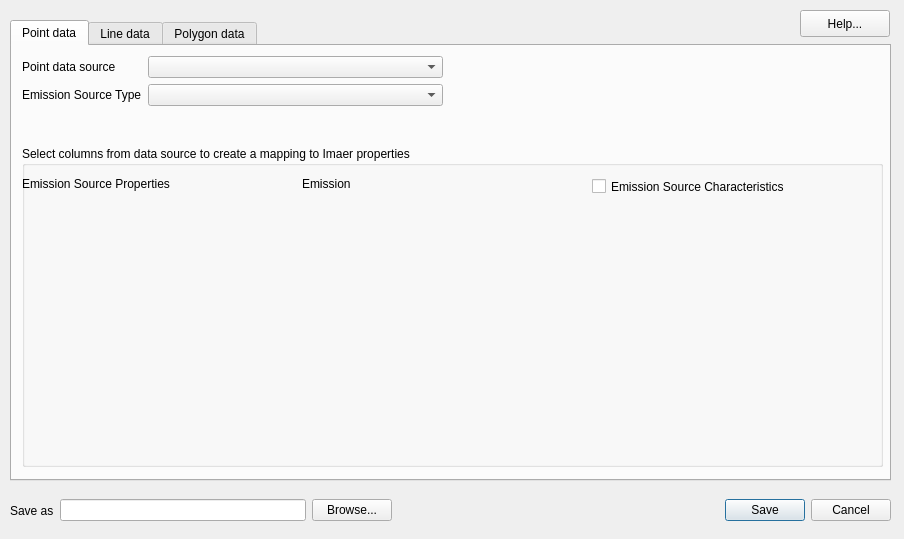
<?xml version="1.0" encoding="UTF-8"?>
<ui version="4.0">
 <class>ImaerWriterDialogBase</class>
 <widget class="QDialog" name="ImaerWriterDialogBase">
  <property name="geometry">
   <rect>
    <x>0</x>
    <y>0</y>
    <width>904</width>
    <height>539</height>
   </rect>
  </property>
  <property name="sizePolicy">
   <sizepolicy hsizetype="Fixed" vsizetype="Fixed">
    <horstretch>0</horstretch>
    <verstretch>0</verstretch>
   </sizepolicy>
  </property>
  <property name="windowTitle">
   <string>ImaerWriter</string>
  </property>
  <widget class="QTabWidget" name="dataTabs">
   <property name="geometry">
    <rect>
     <x>10</x>
     <y>20</y>
     <width>881</width>
     <height>461</height>
    </rect>
   </property>
   <property name="currentIndex">
    <number>0</number>
   </property>
   <widget class="QWidget" name="pointTab">
    <attribute name="title">
     <string>Point data</string>
    </attribute>
    <widget class="QWidget" name="formLayoutWidget_3">
     <property name="geometry">
      <rect>
       <x>10</x>
       <y>10</y>
       <width>421</width>
       <height>62</height>
      </rect>
     </property>
     <layout class="QFormLayout" name="formLayout">
      <item row="0" column="0">
       <widget class="QLabel" name="pointDataSourceLabel">
        <property name="text">
         <string>Point data source</string>
        </property>
       </widget>
      </item>
      <item row="0" column="1">
       <widget class="QComboBox" name="pointDataCombo"/>
      </item>
      <item row="1" column="0">
       <widget class="QLabel" name="emissionSourceTypeLabel">
        <property name="text">
         <string>Emission Source Type</string>
        </property>
       </widget>
      </item>
      <item row="1" column="1">
       <widget class="QComboBox" name="pointSourceTypeCombo"/>
      </item>
     </layout>
    </widget>
    <widget class="QGroupBox" name="pointGroupBox">
     <property name="geometry">
      <rect>
       <x>10</x>
       <y>100</y>
       <width>861</width>
       <height>321</height>
      </rect>
     </property>
     <property name="title">
      <string>Select columns from data source to create a mapping to Imaer properties</string>
     </property>
     <widget class="QWidget" name="pointEmissionSourceCharacteristicsWidget" native="true">
      <property name="geometry">
       <rect>
        <x>560</x>
        <y>50</y>
        <width>301</width>
        <height>251</height>
       </rect>
      </property>
      <widget class="QWidget" name="formLayoutWidget">
       <property name="geometry">
        <rect>
         <x>10</x>
         <y>0</y>
         <width>283</width>
         <height>251</height>
        </rect>
       </property>
       <layout class="QFormLayout" name="pointEmissionSourceCharacteristicsLayout">
        <property name="fieldGrowthPolicy">
         <enum>QFormLayout::AllNonFixedFieldsGrow</enum>
        </property>
       </layout>
      </widget>
     </widget>
     <widget class="QWidget" name="pointEmissionWidget" native="true">
      <property name="geometry">
       <rect>
        <x>270</x>
        <y>50</y>
        <width>291</width>
        <height>251</height>
       </rect>
      </property>
      <widget class="QWidget" name="formLayoutWidget_2">
       <property name="geometry">
        <rect>
         <x>10</x>
         <y>0</y>
         <width>271</width>
         <height>251</height>
        </rect>
       </property>
       <layout class="QFormLayout" name="pointEmissionLayout">
        <property name="fieldGrowthPolicy">
         <enum>QFormLayout::AllNonFixedFieldsGrow</enum>
        </property>
       </layout>
      </widget>
     </widget>
     <widget class="QWidget" name="verticalLayoutWidget">
      <property name="geometry">
       <rect>
        <x>-10</x>
        <y>50</y>
        <width>271</width>
        <height>271</height>
       </rect>
      </property>
      <layout class="QVBoxLayout" name="pointSourceContainerLayout"/>
     </widget>
     <widget class="QLabel" name="label_2">
      <property name="geometry">
       <rect>
        <x>280</x>
        <y>30</y>
        <width>60</width>
        <height>16</height>
       </rect>
      </property>
      <property name="text">
       <string>Emission</string>
      </property>
     </widget>
     <widget class="QLabel" name="label_4">
      <property name="geometry">
       <rect>
        <x>0</x>
        <y>30</y>
        <width>211</width>
        <height>16</height>
       </rect>
      </property>
      <property name="text">
       <string>Emission Source Properties</string>
      </property>
     </widget>
     <widget class="QCheckBox" name="pointEmissionSourceCharacteristicsCheckBox">
      <property name="geometry">
       <rect>
        <x>570</x>
        <y>30</y>
        <width>281</width>
        <height>21</height>
       </rect>
      </property>
      <property name="text">
       <string>Emission Source Characteristics</string>
      </property>
      <property name="checked">
       <bool>false</bool>
      </property>
     </widget>
    </widget>
    <widget class="QLabel" name="label_ogg">
     <property name="geometry">
      <rect>
       <x>790</x>
       <y>10</y>
       <width>71</width>
       <height>61</height>
      </rect>
     </property>
     <property name="toolTip">
      <string>OpenGeoGroep</string>
     </property>
     <property name="text">
      <string>&lt;html&gt;&lt;head/&gt;&lt;body&gt;&lt;a href=&quot;http://www.opengeogroep.nl/&quot;&gt;&lt;img src=&quot;:/plugins/ImaerReader/ogg-logo_64x64.png&quot;/&gt;&lt;/a&gt;&lt;/body&gt;&lt;/html&gt;</string>
     </property>
     <property name="openExternalLinks">
      <bool>true</bool>
     </property>
    </widget>
    <zorder>pointGroupBox</zorder>
    <zorder>formLayoutWidget_3</zorder>
    <zorder>label_ogg</zorder>
   </widget>
   <widget class="QWidget" name="lineTab">
    <attribute name="title">
     <string>Line data</string>
    </attribute>
    <widget class="QWidget" name="formLayoutWidget_4">
     <property name="geometry">
      <rect>
       <x>10</x>
       <y>10</y>
       <width>421</width>
       <height>62</height>
      </rect>
     </property>
     <layout class="QFormLayout" name="formLayout_2">
      <item row="0" column="0">
       <widget class="QLabel" name="pointDataSourceLabel_2">
        <property name="text">
         <string>Line data source</string>
        </property>
       </widget>
      </item>
      <item row="0" column="1">
       <widget class="QComboBox" name="lineDataCombo"/>
      </item>
      <item row="1" column="0">
       <widget class="QLabel" name="emissionSourceTypeLabel_2">
        <property name="text">
         <string>Emission Source Type</string>
        </property>
       </widget>
      </item>
      <item row="1" column="1">
       <widget class="QComboBox" name="lineSourceTypeCombo"/>
      </item>
     </layout>
    </widget>
    <widget class="QGroupBox" name="lineGroupBox">
     <property name="geometry">
      <rect>
       <x>10</x>
       <y>100</y>
       <width>861</width>
       <height>321</height>
      </rect>
     </property>
     <property name="title">
      <string>Select columns from data source to create a mapping to Imaer properties</string>
     </property>
     <widget class="QLabel" name="label_8">
      <property name="geometry">
       <rect>
        <x>280</x>
        <y>30</y>
        <width>60</width>
        <height>16</height>
       </rect>
      </property>
      <property name="text">
       <string>Emission</string>
      </property>
     </widget>
     <widget class="QLabel" name="label_10">
      <property name="geometry">
       <rect>
        <x>0</x>
        <y>30</y>
        <width>211</width>
        <height>16</height>
       </rect>
      </property>
      <property name="text">
       <string>Emission Source Properties</string>
      </property>
     </widget>
     <widget class="QWidget" name="verticalLayoutWidget_2">
      <property name="geometry">
       <rect>
        <x>-10</x>
        <y>50</y>
        <width>271</width>
        <height>271</height>
       </rect>
      </property>
      <layout class="QVBoxLayout" name="lineSourceContainerLayout"/>
     </widget>
     <widget class="QWidget" name="lineEmissionWidget" native="true">
      <property name="geometry">
       <rect>
        <x>270</x>
        <y>50</y>
        <width>291</width>
        <height>251</height>
       </rect>
      </property>
      <widget class="QWidget" name="formLayoutWidget_5">
       <property name="geometry">
        <rect>
         <x>10</x>
         <y>0</y>
         <width>271</width>
         <height>251</height>
        </rect>
       </property>
       <layout class="QFormLayout" name="lineEmissionLayout"/>
      </widget>
     </widget>
     <widget class="QWidget" name="lineEmissionSourceCharacteristicsWidget" native="true">
      <property name="geometry">
       <rect>
        <x>560</x>
        <y>50</y>
        <width>301</width>
        <height>251</height>
       </rect>
      </property>
      <widget class="QWidget" name="formLayoutWidget_6">
       <property name="geometry">
        <rect>
         <x>10</x>
         <y>0</y>
         <width>283</width>
         <height>251</height>
        </rect>
       </property>
       <layout class="QFormLayout" name="lineEmissionSourceCharacteristicsLayout">
        <property name="fieldGrowthPolicy">
         <enum>QFormLayout::AllNonFixedFieldsGrow</enum>
        </property>
       </layout>
      </widget>
     </widget>
     <widget class="QCheckBox" name="lineEmissionSourceCharacteristicsCheckBox">
      <property name="geometry">
       <rect>
        <x>570</x>
        <y>30</y>
        <width>281</width>
        <height>21</height>
       </rect>
      </property>
      <property name="text">
       <string>Emission Source Characteristics</string>
      </property>
      <property name="checked">
       <bool>false</bool>
      </property>
     </widget>
    </widget>
    <zorder>lineGroupBox</zorder>
    <zorder>formLayoutWidget_4</zorder>
   </widget>
   <widget class="QWidget" name="polygonTab">
    <attribute name="title">
     <string>Polygon data</string>
    </attribute>
    <widget class="QWidget" name="formLayoutWidget_7">
     <property name="geometry">
      <rect>
       <x>10</x>
       <y>10</y>
       <width>421</width>
       <height>62</height>
      </rect>
     </property>
     <layout class="QFormLayout" name="formLayout_3">
      <item row="0" column="0">
       <widget class="QLabel" name="pointDataSourceLabel_3">
        <property name="text">
         <string>Polygon data source</string>
        </property>
       </widget>
      </item>
      <item row="0" column="1">
       <widget class="QComboBox" name="polygonDataCombo"/>
      </item>
      <item row="1" column="0">
       <widget class="QLabel" name="emissionSourceTypeLabel_3">
        <property name="text">
         <string>Emission Source Type</string>
        </property>
       </widget>
      </item>
      <item row="1" column="1">
       <widget class="QComboBox" name="polygonSourceTypeCombo"/>
      </item>
     </layout>
    </widget>
    <widget class="QGroupBox" name="polygonGroupBox">
     <property name="geometry">
      <rect>
       <x>10</x>
       <y>100</y>
       <width>861</width>
       <height>321</height>
      </rect>
     </property>
     <property name="title">
      <string>Select columns from data source to create a mapping to Imaer properties</string>
     </property>
     <widget class="QLabel" name="label_11">
      <property name="geometry">
       <rect>
        <x>280</x>
        <y>30</y>
        <width>60</width>
        <height>16</height>
       </rect>
      </property>
      <property name="text">
       <string>Emission</string>
      </property>
     </widget>
     <widget class="QLabel" name="label_13">
      <property name="geometry">
       <rect>
        <x>0</x>
        <y>30</y>
        <width>211</width>
        <height>16</height>
       </rect>
      </property>
      <property name="text">
       <string>Emission Source Properties</string>
      </property>
     </widget>
     <widget class="QWidget" name="verticalLayoutWidget_3">
      <property name="geometry">
       <rect>
        <x>-10</x>
        <y>50</y>
        <width>271</width>
        <height>271</height>
       </rect>
      </property>
      <layout class="QVBoxLayout" name="polygonSourceContainerLayout"/>
     </widget>
     <widget class="QWidget" name="polygonEmissionWidget" native="true">
      <property name="geometry">
       <rect>
        <x>270</x>
        <y>50</y>
        <width>291</width>
        <height>251</height>
       </rect>
      </property>
      <widget class="QWidget" name="formLayoutWidget_8">
       <property name="geometry">
        <rect>
         <x>10</x>
         <y>0</y>
         <width>271</width>
         <height>251</height>
        </rect>
       </property>
       <layout class="QFormLayout" name="polygonEmissionLayout"/>
      </widget>
     </widget>
     <widget class="QWidget" name="polygonEmissionSourceCharacteristicsWidget" native="true">
      <property name="geometry">
       <rect>
        <x>560</x>
        <y>50</y>
        <width>301</width>
        <height>251</height>
       </rect>
      </property>
      <widget class="QWidget" name="formLayoutWidget_9">
       <property name="geometry">
        <rect>
         <x>10</x>
         <y>0</y>
         <width>283</width>
         <height>251</height>
        </rect>
       </property>
       <layout class="QFormLayout" name="polygonEmissionSourceCharacteristicsLayout">
        <property name="fieldGrowthPolicy">
         <enum>QFormLayout::AllNonFixedFieldsGrow</enum>
        </property>
       </layout>
      </widget>
     </widget>
     <widget class="QCheckBox" name="polygonEmissionSourceCharacteristicsCheckBox">
      <property name="geometry">
       <rect>
        <x>570</x>
        <y>30</y>
        <width>271</width>
        <height>21</height>
       </rect>
      </property>
      <property name="text">
       <string>Emission Source Characteristics</string>
      </property>
      <property name="checked">
       <bool>false</bool>
      </property>
     </widget>
    </widget>
    <widget class="QLabel" name="label_6">
     <property name="geometry">
      <rect>
       <x>800</x>
       <y>0</y>
       <width>71</width>
       <height>61</height>
      </rect>
     </property>
     <property name="text">
      <string>&lt;html&gt;&lt;head/&gt;&lt;body&gt;&lt;a href=&quot;http://www.opengeogroep.nl/&quot;&gt;&lt;img src=&quot;:/plugins/ImaerWriter/OGG-logo2012_zondertekst_160x160_transp.png&quot;/&gt;&lt;/a&gt;&lt;/body&gt;&lt;/html&gt;</string>
     </property>
    </widget>
    <zorder>polygonGroupBox</zorder>
    <zorder>formLayoutWidget_7</zorder>
    <zorder>label_6</zorder>
   </widget>
  </widget>
  <widget class="QWidget" name="horizontalLayoutWidget">
   <property name="geometry">
    <rect>
     <x>10</x>
     <y>490</y>
     <width>881</width>
     <height>41</height>
    </rect>
   </property>
   <layout class="QHBoxLayout" name="horizontalLayout_2">
    <item>
     <layout class="QHBoxLayout" name="horizontalLayout">
      <item>
       <widget class="QLabel" name="label">
        <property name="text">
         <string>Save as</string>
        </property>
       </widget>
      </item>
      <item>
       <widget class="QLineEdit" name="gmlFileNameBox"/>
      </item>
      <item>
       <widget class="QPushButton" name="fileBrowseButton">
        <property name="text">
         <string>Browse...</string>
        </property>
       </widget>
      </item>
      <item>
       <spacer name="horizontalSpacer">
        <property name="orientation">
         <enum>Qt::Horizontal</enum>
        </property>
        <property name="sizeHint" stdset="0">
         <size>
          <width>40</width>
          <height>20</height>
         </size>
        </property>
       </spacer>
      </item>
      <item>
       <widget class="QDialogButtonBox" name="cancel_save_button_box">
        <property name="orientation">
         <enum>Qt::Horizontal</enum>
        </property>
        <property name="standardButtons">
         <set>QDialogButtonBox::Cancel|QDialogButtonBox::Save</set>
        </property>
       </widget>
      </item>
     </layout>
    </item>
   </layout>
  </widget>
  <widget class="QPushButton" name="helpButton">
   <property name="geometry">
    <rect>
     <x>800</x>
     <y>10</y>
     <width>90</width>
     <height>27</height>
    </rect>
   </property>
   <property name="toolTip">
    <string>Show help page</string>
   </property>
   <property name="text">
    <string>Help...</string>
   </property>
  </widget>
 </widget>
 <resources>
  <include location="resources.qrc"/>
 </resources>
 <connections>
  <connection>
   <sender>cancel_save_button_box</sender>
   <signal>accepted()</signal>
   <receiver>ImaerWriterDialogBase</receiver>
   <slot>accept()</slot>
   <hints>
    <hint type="sourcelabel">
     <x>20</x>
     <y>20</y>
    </hint>
    <hint type="destinationlabel">
     <x>20</x>
     <y>20</y>
    </hint>
   </hints>
  </connection>
  <connection>
   <sender>cancel_save_button_box</sender>
   <signal>rejected()</signal>
   <receiver>ImaerWriterDialogBase</receiver>
   <slot>reject()</slot>
   <hints>
    <hint type="sourcelabel">
     <x>20</x>
     <y>20</y>
    </hint>
    <hint type="destinationlabel">
     <x>20</x>
     <y>20</y>
    </hint>
   </hints>
  </connection>
 </connections>
</ui>
